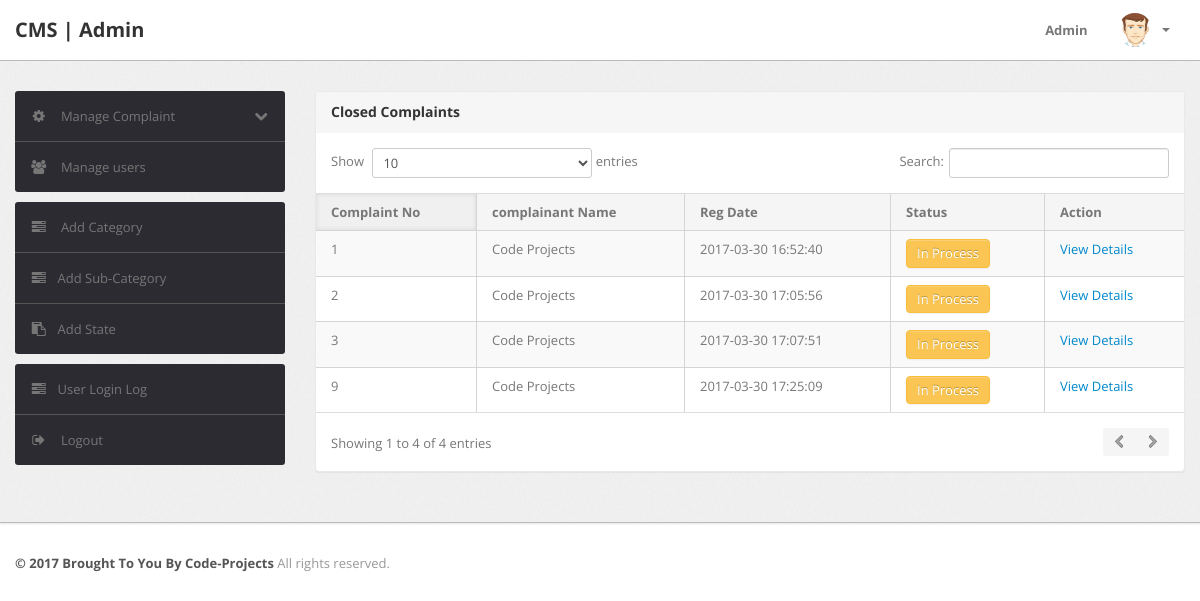
The page /admin/inprocess-complaint.php (signed in) on the database its author committed.
### tables this page shows
CREATE TABLE IF NOT EXISTS `tblcomplaints` (
  `complaintNumber` int(11) NOT NULL,
  `userId` int(11) NOT NULL,
  `category` int(11) NOT NULL,
  `subcategory` varchar(255) NOT NULL,
  `complaintType` varchar(255) NOT NULL,
  `state` varchar(255) NOT NULL,
  `noc` varchar(255) NOT NULL,
  `complaintDetails` mediumtext NOT NULL,
  `complaintFile` varchar(255) DEFAULT NULL,
  `regDate` timestamp NOT NULL DEFAULT CURRENT_TIMESTAMP,
  `status` varchar(50) DEFAULT NULL,
  `lastUpdationDate` timestamp NOT NULL DEFAULT '0000-00-00 00:00:00' ON UPDATE CURRENT_TIMESTAMP
);

CREATE TABLE IF NOT EXISTS `users` (
  `id` int(11) NOT NULL,
  `fullName` varchar(255) DEFAULT NULL,
  `userEmail` varchar(255) DEFAULT NULL,
  `password` varchar(255) DEFAULT NULL,
  `contactNo` bigint(11) DEFAULT NULL,
  `address` tinytext,
  `State` varchar(255) DEFAULT NULL,
  `country` varchar(255) DEFAULT NULL,
  `pincode` int(6) DEFAULT NULL,
  `userImage` varchar(255) DEFAULT NULL,
  `regDate` timestamp NOT NULL DEFAULT CURRENT_TIMESTAMP,
  `updationDate` timestamp NOT NULL DEFAULT '0000-00-00 00:00:00' ON UPDATE CURRENT_TIMESTAMP,
  `status` int(1) NOT NULL
);

### admin/inprocess-complaint.php (the view, shortened to what this page needs)
<?php
if(strlen($_SESSION['alogin'])==0)
	{
header('location:index.php');
}
else{
?>
<!DOCTYPE html>
<html lang="en">
<head>
	<link type="text/css" href="bootstrap/css/bootstrap.min.css" rel="stylesheet">
	<link type="text/css" href="bootstrap/css/bootstrap-responsive.min.css" rel="stylesheet">
	<link type="text/css" href="css/theme.css" rel="stylesheet">
	<link type="text/css" href="images/icons/css/font-awesome.css" rel="stylesheet">
</head>
<body>
<?php include('include/header.php');?>
	<div class="wrapper">
		<div class="container">
			<div class="row">
<?php include('include/sidebar.php');?>
			<div class="span9">
					<div class="content">
	<div class="module">
							<div class="module-head">
								<h3>Closed Complaints</h3>
							</div>
							<div class="module-body table">
								<table cellpadding="0" cellspacing="0" border="0" class="datatable-1 table table-bordered table-striped	 display" >
									<thead>
										<tr>
											<th>Complaint No</th>
											<th> complainant Name</th>
											<th>Reg Date</th>
											<th>Status</th>
											<th>Action</th>
										</tr>
									</thead>
<tbody>
<?php
$st='in process';
$query=mysql_query("select tblcomplaints.*,users.fullName as name from tblcomplaints join users on users.id=tblcomplaints.userId where tblcomplaints.status='$st'");
while($row=mysql_fetch_array($query))
{
?>
										<tr>
											<td><?php echo htmlentities($row['complaintNumber']);?></td>
											<td><?php echo htmlentities($row['name']);?></td>
											<td><?php echo htmlentities($row['regDate']);?></td>
											<td><button type="button" class="btn btn-warning">In Process</button></td>
											<td>   <a href="complaint-details.php?cid=<?php echo htmlentities($row['complaintNumber']);?>"> View Details</a>
											</td>
											</tr>
										<?php  } ?>
										</tbody>
								</table>
							</div>
						</div>
					</div>
				</div>
			</div>
		</div>
	</div>
<?php include('include/footer.php');?>
</body>
<?php } ?>

### rows shown on the page
tblcomplaints: complaintNumber "1", userId.fullName "Code Projects", regDate "2017-03-30 16:52:40"
tblcomplaints: complaintNumber "2", userId.fullName "Code Projects", regDate "2017-03-30 17:05:56"
tblcomplaints: complaintNumber "3", userId.fullName "Code Projects", regDate "2017-03-30 17:07:51"
tblcomplaints: complaintNumber "9", userId.fullName "Code Projects", regDate "2017-03-30 17:25:09"
